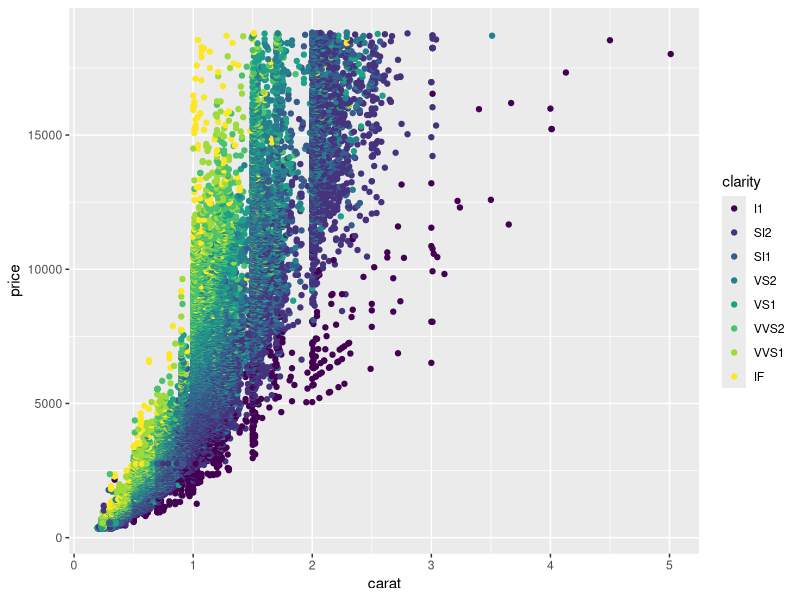
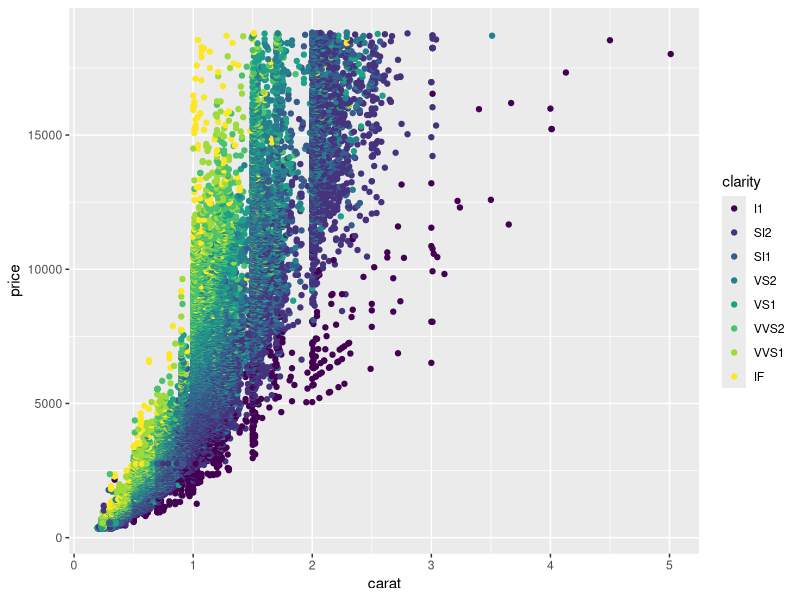
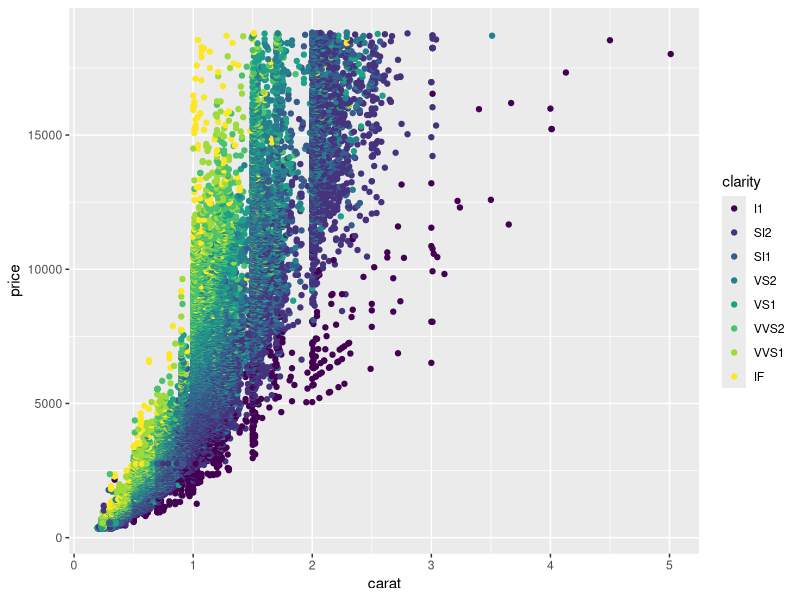
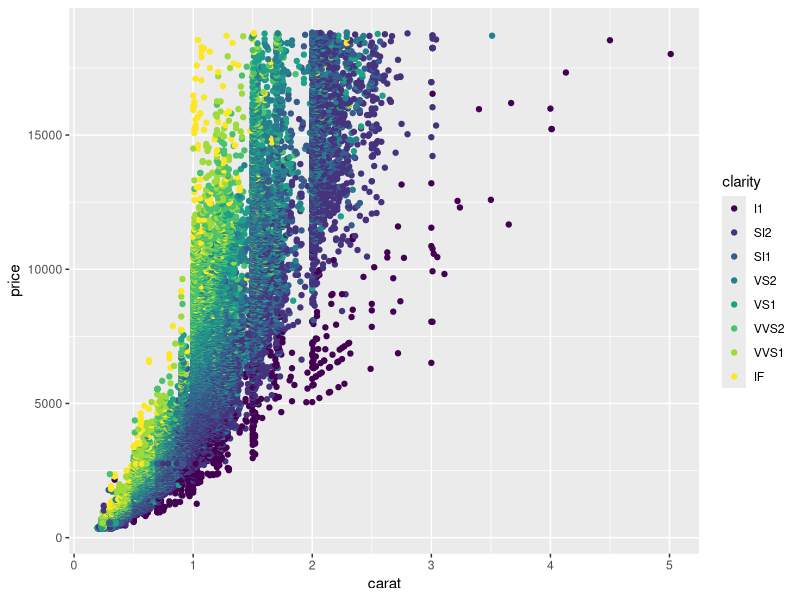

Source code (R) for these figures, in order:
## ---- chunk 1
knitr::opts_chunk$set(echo = TRUE, fig.align = "center", message = FALSE, warning = FALSE)
## ---- chunk 2
head(mtcars) 
## ---- chunk 3
summary(mtcars)
## ---- chunk 4
library(tidyverse)
## ---- chunk 5
qplot(x = carat, y = price, colour = clarity, data = diamonds)
## ---- chunk 6
ggplot(data = diamonds, mapping = aes(x = carat, y = price, colour = clarity)) +
  geom_point()
## ---- chunk 7
plot_diamonds <- ggplot(data = diamonds) +
  geom_point(mapping = aes(x = carat, y = price, colour = clarity)) # Saat output disimpan ke dalam obyek R, grafik tidak otomatis dicetak

plot_diamonds # Untuk mencetak grafik, Anda harus menjalankan nama obyek R yang sebelumnya dibuat

ggsave(filename = "diamonds.png", plot = plot_diamonds)
